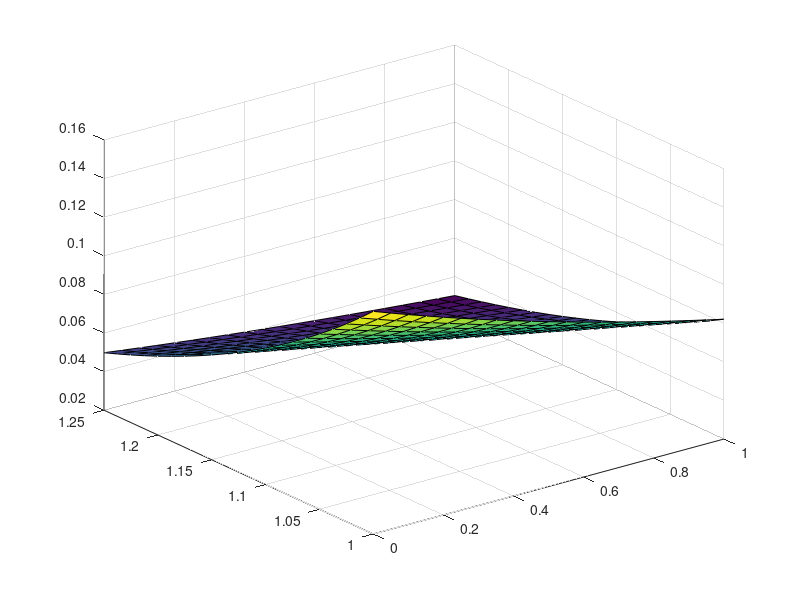

Source code (MATLAB):
c = 2;
m = 20;
f = @(x)exp(-x);
g = @(x)-2*exp(-x);
l = @(t)exp(-2*t);
r = @(t) exp(-1-2*t);
h = 1/m;
k = h/(c*2); 
sigma = c*k/h;
n = m;
a = 0;
b =1;
at = 0;
bt = 1;
X = a+(0:m)*h; %Vector de xs
T = b+(0:n)*k; %Vector de ts
N =m+1;
M = n+1;
A = diag((2-2*(sigma^2))*ones(1,M)) + diag((sigma^2)*ones(1,M-1),-1)+ diag((sigma^2)*ones(1,M-1),1); %Matriz tridiagonal
Fx = ones(M,1);
Gx = ones(M,1);
T0 = zeros(M,1);
T0(1) = l(0);
T0(M) = r(0);

for i=1:M
   Fx(i,1) = f(X(i)); 
   Gx(i,1) = g(X(i));
end

W0 = Fx;
W1 = (1/2)*A*Fx +k*Gx+(sigma^2)/2*T0;
Wij = ones(M,N);
Wij(:,1) = W0;
Wij(:,2) = W1;
for i=3:N
    for j=2:M
        T0(1)= l(T(j-1));
        T0(M)= r(T(j-1));
    end
    W = A*Wij(:,i-1)-Wij(:,i-2)+sigma^2*T0;
end


%%Solución real
ur = @(x,t) exp(-x-2*t);
u = zeros(M,N);
for i=1:M
    for j=1:N
        u(i,j) = ur(X(i),T(j));
    end
end
surf(X,T,u)
